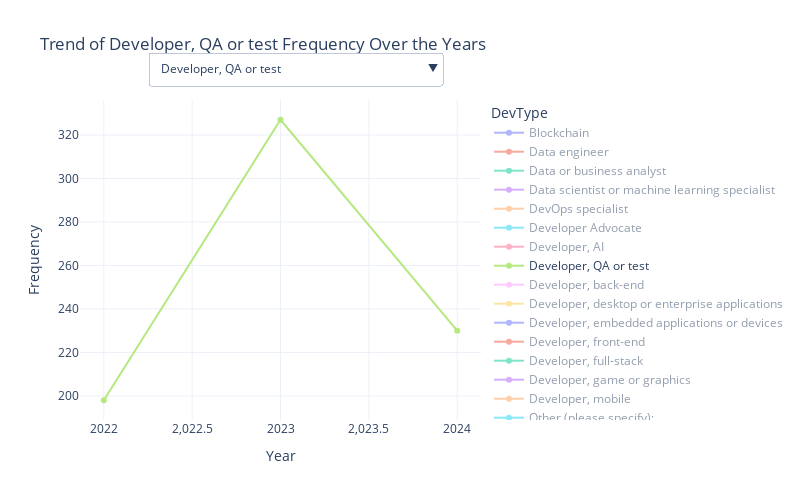

The code cell stored with this chart in its notebook:
### Markdown cell above
Different DevTypes(roles) trend frequencies from yoy.

### Code cell
import pandas as pd
import plotly.graph_objects as go
import plotly.express as px

# Step 1: Load the dataset (replace with your actual file path)
data = pd.read_csv('StackOverflow_cleaned_datafile.csv', low_memory=False)

# Step 2: Convert the 'Year' column to datetime (if it's not already in datetime format)
data['Year'] = pd.to_datetime(data['Year'], format='%Y')

# Step 3: Handle missing values in 'DevType'
data = data.dropna(subset=['DevType'])  # Drop rows where DevType is NaN

# Step 4: Extract the year from the 'Year' column
data['Year'] = data['Year'].dt.year  # If it's datetime, convert to just year

# Step 5: Group data by 'Year' and 'DevType' and count the occurrences
devtype_yearly_freq = data.groupby(['Year', 'DevType']).size().unstack(fill_value=0)

# Step 6: Create a Plotly figure for the trend chart
fig = go.Figure()

# Step 7: Add traces (lines) for each DevType
for devtype in devtype_yearly_freq.columns:
    fig.add_trace(go.Scatter(
        x=devtype_yearly_freq.index,
        y=devtype_yearly_freq[devtype],
        mode='lines+markers',
        name=devtype,
        hovertemplate=f"Year: %{{x}}<br>Frequency: %{{y}}<br>DevType: {devtype}<extra></extra>",
        hoverlabel=dict(
            bgcolor="red",  # Background color for hover text
            font=dict(
                color="black",  # Font color for hover text
                size=14          # Font size for hover text
            )
        ),
        visible=True if devtype == 'Developer' else 'legendonly'  # By default, only one devtype is visible, others are hidden
    ))

# Step 8: Add a dropdown for filtering DevType
devtypes_list = devtype_yearly_freq.columns.tolist()  # Get list of devtypes
buttons = []
for devtype in devtypes_list:
    buttons.append(
        dict(
            label=devtype,
            method="update",
            args=[{"visible": [True if col == devtype else 'legendonly' for col in devtypes_list]},
                  {"title": f"Trend of {devtype} Frequency Over the Years"}]
        )
    )

# Add the 'Show All' button to show all devtypes
buttons.append(
    dict(
        label="Show All",
        method="update",
        args=[{"visible": [True] * len(devtypes_list)},
              {"title": "Trend of DevType Frequencies Over the Years"}]
    )
)

# Step 9: Customize layout and axis labels
fig.update_layout(
    title="Trend of DevType Frequencies Over the Years",
    xaxis_title="Year",
    yaxis_title="Frequency",
    template="plotly_white",  # You can customize the template (e.g., "plotly_white" or "plotly_dark")
    legend_title="DevType",
    hovermode="x unified",  # Display hover info for all lines at the same x (year)
    width=800,
    height=500,
    updatemenus=[dict(
        buttons=buttons,
        direction="down",
        showactive=True,
        x=0.17,
        xanchor="left",
        y=1.15,
        yanchor="top"
    )]
)

# Step 10: Show the plot
fig.show()

### Figure 1 — Plotly figure (JSON) as saved in the notebook; plotly's stock layout.template omitted (floating-point values rounded to 4 significant figures)
{"data": [{"hoverlabel": {"bgcolor": "red", "font": {"color": "black", "size": 14}}, "hovertemplate": "Year: %{x}<br>Frequency: %{y}<br>DevType: Blockchain<extra></extra>", "mode": "lines+markers", "name": "Blockchain", "type": "scatter", "visible": "legendonly", "x": [2022, 2023, 2024], "y": [23, 179, 99]}, {"hoverlabel": {"bgcolor": "red", "font": {"color": "black", "size": 14}}, "hovertemplate": "Year: %{x}<br>Frequency: %{y}<br>DevType: Data engineer<extra></extra>", "mode": "lines+markers", "name": "Data engineer", "type": "scatter", "visible": "legendonly", "x": [2022, 2023, 2024], "y": [0, 0, 713]}, {"hoverlabel": {"bgcolor": "red", "font": {"color": "black", "size": 14}}, "hovertemplate": "Year: %{x}<br>Frequency: %{y}<br>DevType: Data or business analyst<extra></extra>", "mode": "lines+markers", "name": "Data or business analyst", "type": "scatter", "visible": "legendonly", "x": [2022, 2023, 2024], "y": [172, 548, 316]}, {"hoverlabel": {"bgcolor": "red", "font": {"color": "black", "size": 14}}, "hovertemplate": "Year: %{x}<br>Frequency: %{y}<br>DevType: Data scientist or machine learning specialist<extra></extra>", "mode": "lines+markers", "name": "Data scientist or machine learning specialist", "type": "scatter", "visible": "legendonly", "x": [2022, 2023, 2024], "y": [315, 994, 631]}, {"hoverlabel": {"bgcolor": "red", "font": {"color": "black", "size": 14}}, "hovertemplate": "Year: %{x}<br>Frequency: %{y}<br>DevType: DevOps specialist<extra></extra>", "mode": "lines+markers", "name": "DevOps specialist", "type": "scatter", "visible": "legendonly", "x": [2022, 2023, 2024], "y": [154, 869, 581]}, {"hoverlabel": {"bgcolor": "red", "font": {"color": "black", "size": 14}}, "hovertemplate": "Year: %{x}<br>Frequency: %{y}<br>DevType: Developer Advocate<extra></extra>", "mode": "lines+markers", "name": "Developer Advocate", "type": "scatter", "visible": "legendonly", "x": [2022, 2023, 2024], "y": [0, 145, 73]}, {"hoverlabel": {"bgcolor": "red", "font": {"color": "black", "size": 14}}, "hovertemplate": "Year: %{x}<br>Frequency: %{y}<br>DevType: Developer, AI<extra></extra>", "mode": "lines+markers", "name": "Developer, AI", "type": "scatter", "visible": "legendonly", "x": [2022, 2023, 2024], "y": [0, 0, 330]}, {"hoverlabel": {"bgcolor": "red", "font": {"color": "black", "size": 14}}, "hovertemplate": "Year: %{x}<br>Frequency: %{y}<br>DevType: Developer, QA or test<extra></extra>", "mode": "lines+markers", "name": "Developer, QA or test", "type": "scatter", "visible": true, "x": [2022, 2023, 2024], "y": [198, 327, 230]}, {"hoverlabel": {"bgcolor": "red", "font": {"color": "black", "size": 14}}, "hovertemplate": "Year: %{x}<br>Frequency: %{y}<br>DevType: Developer, back-end<extra></extra>", "mode": "lines+markers", "name": "Developer, back-end", "type": "scatter", "visible": "legendonly", "x": [2022, 2023, 2024], "y": [3216, 8001, 5158]}, {"hoverlabel": {"bgcolor": "red", "font": {"color": "black", "size": 14}}, "hovertemplate": "Year: %{x}<br>Frequency: %{y}<br>DevType: Developer, desktop or enterprise applications<extra></extra>", "mode": "lines+markers", "name": "Developer, desktop or enterprise applications", "type": "scatter", "visible": "legendonly", "x": [2022, 2023, 2024], "y": [480, 2487, 1478]}, {"hoverlabel": {"bgcolor": "red", "font": {"color": "black", "size": 14}}, "hovertemplate": "Year: %{x}<br>Frequency: %{y}<br>DevType: Developer, embedded applications or devices<extra></extra>", "mode": "lines+markers", "name": "Developer, embedded applications or devices", "type": "scatter", "visible": "legendonly", "x": [2022, 2023, 2024], "y": [400, 1236, 1043]}, {"hoverlabel": {"bgcolor": "red", "font": {"color": "black", "size": 14}}, "hovertemplate": "Year: %{x}<br>Frequency: %{y}<br>DevType: Developer, front-end<extra></extra>", "mode": "lines+markers", "name": "Developer, front-end", "type": "scatter", "visible": "legendonly", "x": [2022, 2023, 2024], "y": [1273, 2838, 1628]}, {"hoverlabel": {"bgcolor": "red", "font": {"color": "black", "size": 14}}, "hovertemplate": "Year: %{x}<br>Frequency: %{y}<br>DevType: Developer, full-stack<extra></extra>", "mode": "lines+markers", "name": "Developer, full-stack", "type": "scatter", "visible": "legendonly", "x": [2022, 2023, 2024], "y": [4715, 16629, 10973]}, {"hoverlabel": {"bgcolor": "red", "font": {"color": "black", "size": 14}}, "hovertemplate": "Year: %{x}<br>Frequency: %{y}<br>DevType: Developer, game or graphics<extra></extra>", "mode": "lines+markers", "name": "Developer, game or graphics", "type": "scatter", "visible": "legendonly", "x": [2022, 2023, 2024], "y": [108, 555, 396]}, {"hoverlabel": {"bgcolor": "red", "font": {"color": "black", "size": 14}}, "hovertemplate": "Year: %{x}<br>Frequency: %{y}<br>DevType: Developer, mobile<extra></extra>", "mode": "lines+markers", "name": "Developer, mobile", "type": "scatter", "visible": "legendonly", "x": [2022, 2023, 2024], "y": [783, 1438, 1006]}, {"hoverlabel": {"bgcolor": "red", "font": {"color": "black", "size": 14}}, "hovertemplate": "Year: %{x}<br>Frequency: %{y}<br>DevType: Other (please specify):<extra></extra>", "mode": "lines+markers", "name": "Other (please specify):", "type": "scatter", "visible": "legendonly", "x": [2022, 2023, 2024], "y": [871, 2141, 1645]}, {"hoverlabel": {"bgcolor": "red", "font": {"color": "black", "size": 14}}, "hovertemplate": "Year: %{x}<br>Frequency: %{y}<br>DevType: Research & Development role<extra></extra>", "mode": "lines+markers", "name": "Research & Development role", "type": "scatter", "visible": "legendonly", "x": [2022, 2023, 2024], "y": [0, 892, 603]}], "layout": {"height": 500, "hovermode": "x unified", "legend": {"title": {"text": "DevType"}}, "title": {"text": "Trend of Developer, QA or test Frequency Over the Years"}, "updatemenus": [{"active": 7, "buttons": [{"args": [{"visible": [true, "legendonly", "legendonly", "legendonly", "legendonly", "legendonly", "legendonly", "legendonly", "legendonly", "legendonly", "legendonly", "legendonly", "legendonly", "legendonly", "legendonly", "legendonly", "legendonly"]}, {"title": "Trend of Blockchain Frequency Over the Years"}], "label": "Blockchain", "method": "update"}, {"args": [{"visible": ["legendonly", true, "legendonly", "legendonly", "legendonly", "legendonly", "legendonly", "legendonly", "legendonly", "legendonly", "legendonly", "legendonly", "legendonly", "legendonly", "legendonly", "legendonly", "legendonly"]}, {"title": "Trend of Data engineer Frequency Over the Years"}], "label": "Data engineer", "method": "update"}, {"args": [{"visible": ["legendonly", "legendonly", true, "legendonly", "legendonly", "legendonly", "legendonly", "legendonly", "legendonly", "legendonly", "legendonly", "legendonly", "legendonly", "legendonly", "legendonly", "legendonly", "legendonly"]}, {"title": "Trend of Data or business analyst Frequency Over the Years"}], "label": "Data or business analyst", "method": "update"}, {"args": [{"visible": ["legendonly", "legendonly", "legendonly", true, "legendonly", "legendonly", "legendonly", "legendonly", "legendonly", "legendonly", "legendonly", "legendonly", "legendonly", "legendonly", "legendonly", "legendonly", "legendonly"]}, {"title": "Trend of Data scientist or machine learning specialist Frequency Over the Years"}], "label": "Data scientist or machine learning specialist", "method": "update"}, {"args": [{"visible": ["legendonly", "legendonly", "legendonly", "legendonly", true, "legendonly", "legendonly", "legendonly", "legendonly", "legendonly", "legendonly", "legendonly", "legendonly", "legendonly", "legendonly", "legendonly", "legendonly"]}, {"title": "Trend of DevOps specialist Frequency Over the Years"}], "label": "DevOps specialist", "method": "update"}, {"args": [{"visible": ["legendonly", "legendonly", "legendonly", "legendonly", "legendonly", true, "legendonly", "legendonly", "legendonly", "legendonly", "legendonly", "legendonly", "legendonly", "legendonly", "legendonly", "legendonly", "legendonly"]}, {"title": "Trend of Developer Advocate Frequency Over the Years"}], "label": "Developer Advocate", "method": "update"}, {"args": [{"visible": ["legendonly", "legendonly", "legendonly", "legendonly", "legendonly", "legendonly", true, "legendonly", "legendonly", "legendonly", "legendonly", "legendonly", "legendonly", "legendonly", "legendonly", "legendonly", "legendonly"]}, {"title": "Trend of Developer, AI Frequency Over the Years"}], "label": "Developer, AI", "method": "update"}, {"args": [{"visible": ["legendonly", "legendonly", "legendonly", "legendonly", "legendonly", "legendonly", "legendonly", true, "legendonly", "legendonly", "legendonly", "legendonly", "legendonly", "legendonly", "legendonly", "legendonly", "legendonly"]}, {"title": "Trend of Developer, QA or test Frequency Over the Years"}], "label": "Developer, QA or test", "method": "update"}, {"args": [{"visible": ["legendonly", "legendonly", "legendonly", "legendonly", "legendonly", "legendonly", "legendonly", "legendonly", true, "legendonly", "legendonly", "legendonly", "legendonly", "legendonly", "legendonly", "legendonly", "legendonly"]}, {"title": "Trend of Developer, back-end Frequency Over the Years"}], "label": "Developer, back-end", "method": "update"}, {"args": [{"visible": ["legendonly", "legendonly", "legendonly", "legendonly", "legendonly", "legendonly", "legendonly", "legendonly", "legendonly", true, "legendonly", "legendonly", "legendonly", "legendonly", "legendonly", "legendonly", "legendonly"]}, {"title": "Trend of Developer, desktop or enterprise applications Frequency Over the Years"}], "label": "Developer, desktop or enterprise applications", "method": "update"}, {"args": [{"visible": ["legendonly", "legendonly", "legendonly", "legendonly", "legendonly", "legendonly", "legendonly", "legendonly", "legendonly", "legendonly", true, "legendonly", "legendonly", "legendonly", "legendonly", "legendonly", "legendonly"]}, {"title": "Trend of Developer, embedded applications or devices Frequency Over the Years"}], "label": "Developer, embedded applications or devices", "method": "update"}, {"args": [{"visible": ["legendonly", "legendonly", "legendonly", "legendonly", "legendonly", "legendonly", "legendonly", "legendonly", "legendonly", "legendonly", "legendonly", true, "legendonly", "legendonly", "legendonly", "legendonly", "legendonly"]}, {"title": "Trend of Developer, front-end Frequency Over the Years"}], "label": "Developer, front-end", "method": "update"}, {"args": [{"visible": ["legendonly", "legendonly", "legendonly", "legendonly", "legendonly", "legendonly", "legendonly", "legendonly", "legendonly", "legendonly", "legendonly", "legendonly", true, "legendonly", "legendonly", "legendonly", "legendonly"]}, {"title": "Trend of Developer, full-stack Frequency Over the Years"}], "label": "Developer, full-stack", "method": "update"}, {"args": [{"visible": ["legendonly", "legendonly", "legendonly", "legendonly", "legendonly", "legendonly", "legendonly", "legendonly", "legendonly", "legendonly", "legendonly", "legendonly", "legendonly", true, "legendonly", "legendonly", "legendonly"]}, {"title": "Trend of Developer, game or graphics Frequency Over the Years"}], "label": "Developer, game or graphics", "method": "update"}, {"args": [{"visible": ["legendonly", "legendonly", "legendonly", "legendonly", "legendonly", "legendonly", "legendonly", "legendonly", "legendonly", "legendonly", "legendonly", "legendonly", "legendonly", "legendonly", true, "legendonly", "legendonly"]}, {"title": "Trend of Developer, mobile Frequency Over the Years"}], "label": "Developer, mobile", "method": "update"}, {"args": [{"visible": ["legendonly", "legendonly", "legendonly", "legendonly", "legendonly", "legendonly", "legendonly", "legendonly", "legendonly", "legendonly", "legendonly", "legendonly", "legendonly", "legendonly", "legendonly", true, "legendonly"]}, {"title": "Trend of Other (please specify): Frequency Over the Years"}], "label": "Other (please specify):", "method": "update"}, {"args": [{"visible": ["legendonly", "legendonly", "legendonly", "legendonly", "legendonly", "legendonly", "legendonly", "legendonly", "legendonly", "legendonly", "legendonly", "legendonly", "legendonly", "legendonly", "legendonly", "legendonly", true]}, {"title": "Trend of Research & Development role Frequency Over the Years"}], "label": "Research & Development role", "method": "update"}, {"args": [{"visible": [true, true, true, true, true, true, true, true, true, true, true, true, true, true, true, true, true]}, {"title": "Trend of DevType Frequencies Over the Years"}], "label": "Show All", "method": "update"}], "direction": "down", "showactive": true, "x": 0.17, "xanchor": "left", "y": 1.15, "yanchor": "top"}], "width": 800, "xaxis": {"autorange": true, "range": [2022.0, 2024.0], "title": {"text": "Year"}, "type": "linear"}, "yaxis": {"autorange": true, "range": [188.9, 336.1], "title": {"text": "Frequency"}, "type": "linear"}}}
